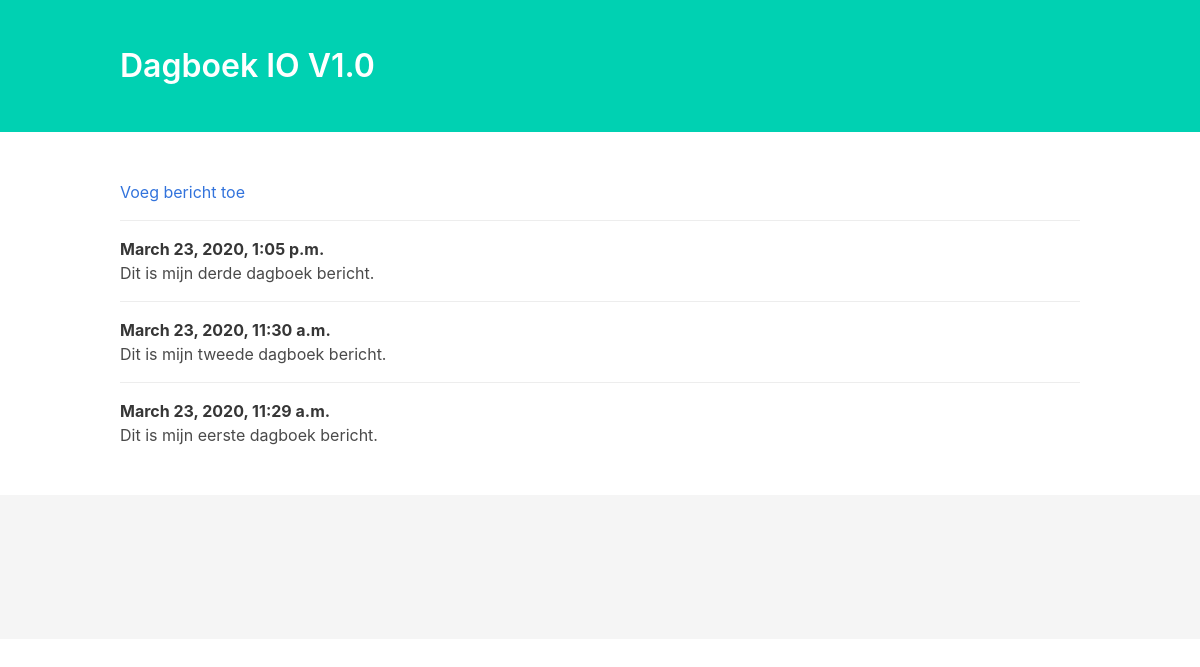
Before: / with the older database file.
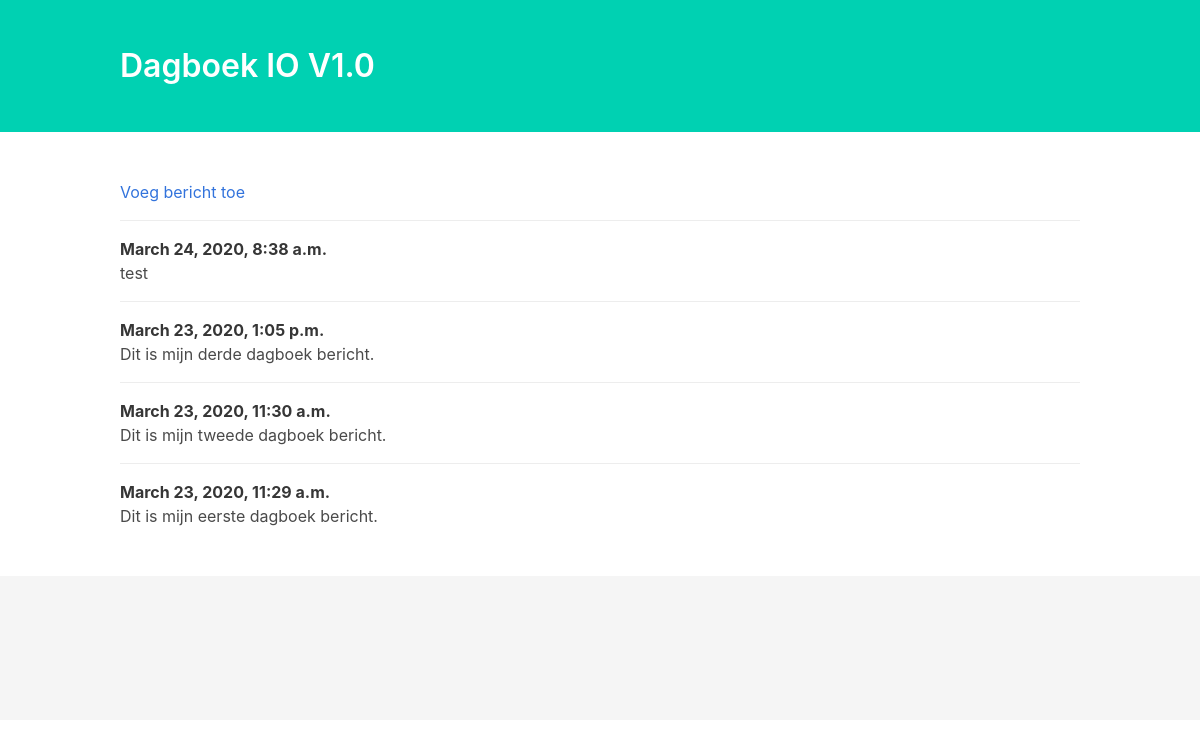
After: the same page with the newer database file.
### entries/models.py (models this page shows, shortened)
class Entry(models.Model):
    text = models.TextField()
    date_posted = models.DateTimeField(auto_now_add=True)
    class Meta:
        verbose_name_plural = 'entries'

### entries/views.py (the view)
# urls.py: path('', views.index, name='home'),
def index(request):
    entries = Entry.objects.order_by('-date_posted')
    context = {'entries': entries}
    return render(request, 'entries/index.html', context)

### entries/templates/entries/index.html (shortened to what this page needs)
<!DOCTYPE html>
<html lang="en">
<head>
    {% load static %}
    <link rel="stylesheet" href="{% static './css/bulma.min.css' %}" />
</head>
<body>
    <section class="hero is-primary">
        <div class="hero-body">
            <div class="container">
                <h1 class="title">
                    Dagboek IO V1.0
                </h1>
            </div>
        </div>
    </section>
    <section class="section">
        <div class="container">
            <article class="media">
                <div class="media-content">
                    <div class="content">
                        <a href="{% url 'add' %}">Voeg bericht toe</a>
                    </div>
                </div>
            </article>
            {% for entry in entries %}
            <article class="media">
                <div class="media-content">
                    <div class="content">
                        <p>
                            <strong>{{ entry.date_posted }}</strong>
                            <br> {{ entry.text }}
                        </p>
                    </div>
                </div>
            </article>
            {% endfor %}
    </section>
    <footer class="footer">
    </footer>
</body>
</html>

Changed rows visible on the page:
added Entry: date_posted "March 24, 2020, 8:38 a.m.", text "test"
